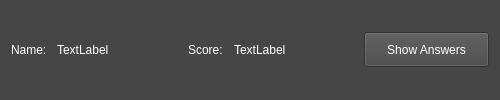
<?xml version="1.0" encoding="UTF-8"?>
<ui version="4.0">
 <class>Form</class>
 <widget class="QWidget" name="Form">
  <property name="geometry">
   <rect>
    <x>0</x>
    <y>0</y>
    <width>500</width>
    <height>100</height>
   </rect>
  </property>
  <property name="minimumSize">
   <size>
    <width>500</width>
    <height>100</height>
   </size>
  </property>
  <property name="maximumSize">
   <size>
    <width>16777215</width>
    <height>100</height>
   </size>
  </property>
  <property name="windowTitle">
   <string>Form</string>
  </property>
  <property name="styleSheet">
   <string notr="true">background-color: rgb(70, 70, 70);
border-color: rgb(192, 192, 192);</string>
  </property>
  <layout class="QHBoxLayout" name="horizontalLayout">
   <item>
    <widget class="QLabel" name="label">
     <property name="maximumSize">
      <size>
       <width>40</width>
       <height>16777215</height>
      </size>
     </property>
     <property name="styleSheet">
      <string notr="true">color: rgb(255, 255, 255);</string>
     </property>
     <property name="text">
      <string>Name:</string>
     </property>
    </widget>
   </item>
   <item>
    <widget class="QLabel" name="student_name">
     <property name="styleSheet">
      <string notr="true">color: rgb(255, 255, 255);</string>
     </property>
     <property name="text">
      <string>TextLabel</string>
     </property>
    </widget>
   </item>
   <item>
    <widget class="QLabel" name="label_3">
     <property name="maximumSize">
      <size>
       <width>40</width>
       <height>16777215</height>
      </size>
     </property>
     <property name="styleSheet">
      <string notr="true">color: rgb(255, 255, 255);</string>
     </property>
     <property name="text">
      <string>Score:</string>
     </property>
    </widget>
   </item>
   <item>
    <widget class="QLabel" name="score">
     <property name="styleSheet">
      <string notr="true">color: rgb(255, 255, 255);</string>
     </property>
     <property name="text">
      <string>TextLabel</string>
     </property>
    </widget>
   </item>
   <item>
    <widget class="QPushButton" name="show_answers_button">
     <property name="minimumSize">
      <size>
       <width>100</width>
       <height>35</height>
      </size>
     </property>
     <property name="maximumSize">
      <size>
       <width>150</width>
       <height>35</height>
      </size>
     </property>
     <property name="styleSheet">
      <string notr="true">color: rgb(255, 255, 255);</string>
     </property>
     <property name="text">
      <string>Show Answers</string>
     </property>
    </widget>
   </item>
  </layout>
 </widget>
 <resources/>
 <connections/>
</ui>
